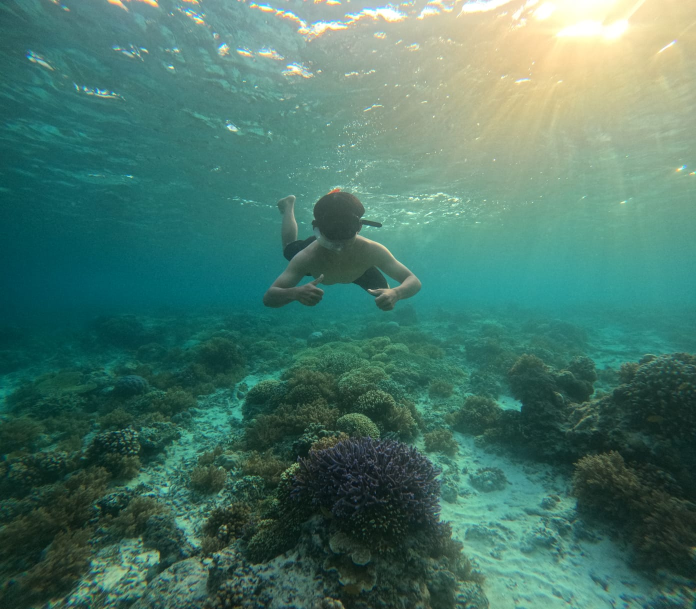
#> input picture pertemuan2/photo.jpg, 1392 x 1218 px (shown at 1/2 size)
$ python representasi.py
#> lines starting #> are read from the running program, lines starting #| are printed output that depends on the picture
import cv2
import numpy as np
from matplotlib import pyplot as plt
# Membaca gambar
image = cv2.imread('photo.jpg', cv2.IMREAD_GRAYSCALE)
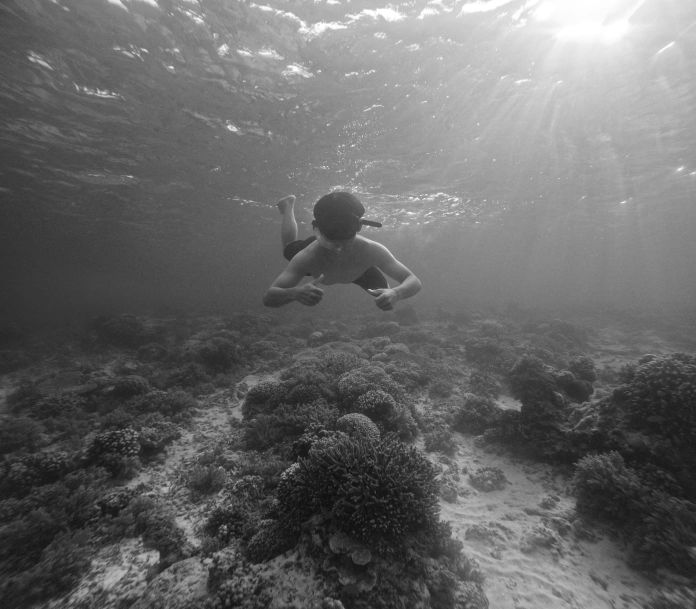
#> image: shape (1218, 1392) (shown at 1/2 size); min 8, max 255, mean 104.1
# Menampilkan gambar
cv2.imshow('Original Image', image)
cv2.waitKey(0)
# Menampilkan histogram
plt.hist(image.ravel(), 206, [0,206])
plt.title('Histogram of Image')
plt.show()
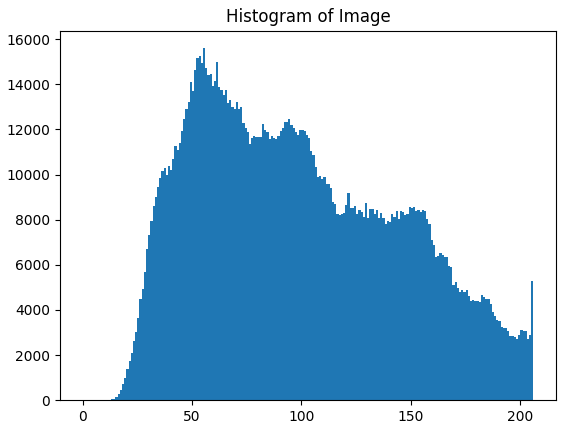
#> figure drawn by matplotlib, 1 panel; tallest bar 15601 high, from x = 55 to 56
# Menutup jendela OpenCV
cv2.destroyAllWindows()
